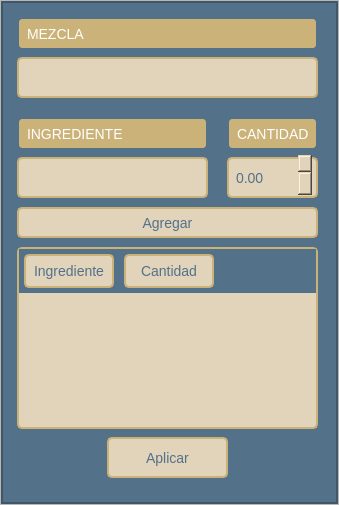
<?xml version="1.0" encoding="UTF-8"?>
<ui version="4.0">
 <class>exit_mezcla_window</class>
 <widget class="QWidget" name="exit_mezcla_window">
  <property name="geometry">
   <rect>
    <x>0</x>
    <y>0</y>
    <width>339</width>
    <height>505</height>
   </rect>
  </property>
  <property name="windowTitle">
   <string>Salida mezcla</string>
  </property>
  <layout class="QVBoxLayout" name="verticalLayout">
   <property name="spacing">
    <number>0</number>
   </property>
   <property name="leftMargin">
    <number>0</number>
   </property>
   <property name="topMargin">
    <number>0</number>
   </property>
   <property name="rightMargin">
    <number>0</number>
   </property>
   <property name="bottomMargin">
    <number>0</number>
   </property>
   <item>
    <widget class="QFrame" name="central_frame">
     <property name="frameShape">
      <enum>QFrame::StyledPanel</enum>
     </property>
     <property name="frameShadow">
      <enum>QFrame::Raised</enum>
     </property>
     <layout class="QVBoxLayout" name="verticalLayout_2">
      <property name="spacing">
       <number>0</number>
      </property>
      <property name="leftMargin">
       <number>0</number>
      </property>
      <property name="topMargin">
       <number>0</number>
      </property>
      <property name="rightMargin">
       <number>0</number>
      </property>
      <property name="bottomMargin">
       <number>0</number>
      </property>
      <item>
       <widget class="QFrame" name="backgroundcolor_frame">
        <property name="styleSheet">
         <string notr="true">background-color: #537188;</string>
        </property>
        <property name="frameShape">
         <enum>QFrame::StyledPanel</enum>
        </property>
        <property name="frameShadow">
         <enum>QFrame::Raised</enum>
        </property>
        <layout class="QVBoxLayout" name="verticalLayout_3">
         <property name="spacing">
          <number>0</number>
         </property>
         <property name="leftMargin">
          <number>0</number>
         </property>
         <property name="topMargin">
          <number>0</number>
         </property>
         <property name="rightMargin">
          <number>0</number>
         </property>
         <property name="bottomMargin">
          <number>0</number>
         </property>
         <item>
          <widget class="QFrame" name="content_frame">
           <property name="frameShape">
            <enum>QFrame::StyledPanel</enum>
           </property>
           <property name="frameShadow">
            <enum>QFrame::Raised</enum>
           </property>
           <widget class="QComboBox" name="productos_para_mezcla">
            <property name="geometry">
             <rect>
              <x>10</x>
              <y>150</y>
              <width>201</width>
              <height>51</height>
             </rect>
            </property>
            <property name="styleSheet">
             <string notr="true">QComboBox {
    background-color: #E1D4BB;
    color: #537188;
    border: 2px solid #CBB279;
    border-radius: 5px;
    padding: 5px;
    margin: 5px;
    font-size: 14px;
}

QComboBox::drop-down {
    border: none;
}

QComboBox::down-arrow {
    image: url(C:/Users/velar/OneDrive/Escritorio/Planta2/assets/icons8-expand-arrow-24.png);
}

QComboBox QAbstractItemView {
    border: 2px solid #537188;
    selection-background-color: #CBB279;
}</string>
            </property>
           </widget>
           <widget class="QLabel" name="label">
            <property name="geometry">
             <rect>
              <x>10</x>
              <y>110</y>
              <width>201</width>
              <height>43</height>
             </rect>
            </property>
            <property name="layoutDirection">
             <enum>Qt::LeftToRight</enum>
            </property>
            <property name="styleSheet">
             <string notr="true">QLabel {
    color: #ffffff;
    border: 2px solid #537188;
    border-radius: 5px;
    padding: 5px;
    margin: 5px;
    font-size: 14px;
    text-align: center;
    background-color: #CBB279;
}</string>
            </property>
            <property name="text">
             <string>INGREDIENTE</string>
            </property>
           </widget>
           <widget class="QDoubleSpinBox" name="cantidad_exit_paramezcla">
            <property name="geometry">
             <rect>
              <x>220</x>
              <y>150</y>
              <width>101</width>
              <height>51</height>
             </rect>
            </property>
            <property name="styleSheet">
             <string notr="true">QDoubleSpinBox {
    background-color: #E1D4BB;
    color: #537188;
    border: 2px solid #CBB279;
    border-radius: 5px;
    padding: 5px;
    margin: 5px;
    font-size: 14px;
}

QDoubleSpinBox::up-button {
    width: 20px;
    border: none;
    background: #537188 url(C:/Users/velar/OneDrive/Escritorio/Planta2/assets/icons8-collapse-arrow-24.png) no-repeat center;
}

QDoubleSpinBox::down-button {
    width: 20px;
    border: none;
    background: #537188 url(C:/Users/velar/OneDrive/Escritorio/Planta2/assets/icons8-expand-arrow-24.png) no-repeat center;
}

QDoubleSpinBox::up-button:pressed {
    background: #CBB279 url(C:/Users/velar/OneDrive/Escritorio/Planta2/assets/icons8-collapse-arrow-24.png) no-repeat center;
}

QDoubleSpinBox::down-button:pressed {
    background: #CBB279 url(C:/Users/velar/OneDrive/Escritorio/Planta2/assets/icons8-expand-arrow-24.png) no-repeat center;
}</string>
            </property>
           </widget>
           <widget class="QLabel" name="label_2">
            <property name="geometry">
             <rect>
              <x>220</x>
              <y>110</y>
              <width>101</width>
              <height>43</height>
             </rect>
            </property>
            <property name="layoutDirection">
             <enum>Qt::LeftToRight</enum>
            </property>
            <property name="styleSheet">
             <string notr="true">QLabel {
    color: #ffffff;
    border: 2px solid #537188;
    border-radius: 5px;
    padding: 5px;
    margin: 5px;
    font-size: 14px;
    text-align: center;
    background-color: #CBB279;
}</string>
            </property>
            <property name="text">
             <string>CANTIDAD</string>
            </property>
           </widget>
           <widget class="QPushButton" name="submit_exit_mezcla">
            <property name="geometry">
             <rect>
              <x>100</x>
              <y>430</y>
              <width>131</width>
              <height>51</height>
             </rect>
            </property>
            <property name="styleSheet">
             <string notr="true">QPushButton {
    background-color: #E1D4BB;
    color: #537188;
    border: 2px solid #CBB279;
    border-radius: 5px;
    padding: 5px;
    margin: 5px;
    font-size: 14px;
}

QPushButton:hover {
    background-color: #CBB279;
    border: 2px solid #537188;
}

QPushButton:pressed {
    background-color: #CBB279;
    border: 2px solid #537188;
    padding-left: 7px;
}</string>
            </property>
            <property name="text">
             <string>Aplicar</string>
            </property>
           </widget>
           <widget class="QTableWidget" name="ingredientes_mezcla">
            <property name="geometry">
             <rect>
              <x>10</x>
              <y>240</y>
              <width>311</width>
              <height>192</height>
             </rect>
            </property>
            <property name="styleSheet">
             <string notr="true">QTableWidget {
    background-color: #E1D4BB;
    color: #537188;
    border: 2px solid #CBB279;
    border-radius: 5px;
    margin: 5px;
    font-size: 14px;
    gridline-color: #537188;
}

QTableWidget::item {
    border: 1px solid #537188;
}

QTableWidget::item:selected {
    background-color: #CBB279;
    color: #E1D4BB;
}

QHeaderView::section {
    background-color: #E1D4BB;
    color: #537188;
    padding: 5px;
    border: 2px solid #CBB279;
    border-radius: 5px;
    margin: 5px;
    font-size: 14px;
}</string>
            </property>
            <column>
             <property name="text">
              <string>Ingrediente</string>
             </property>
            </column>
            <column>
             <property name="text">
              <string>Cantidad</string>
             </property>
            </column>
           </widget>
           <widget class="QComboBox" name="mezcla_combobox">
            <property name="geometry">
             <rect>
              <x>10</x>
              <y>50</y>
              <width>311</width>
              <height>51</height>
             </rect>
            </property>
            <property name="styleSheet">
             <string notr="true">QComboBox {
    background-color: #E1D4BB;
    color: #537188;
    border: 2px solid #CBB279;
    border-radius: 5px;
    padding: 5px;
    margin: 5px;
    font-size: 14px;
}

QComboBox::drop-down {
    border: none;
}

QComboBox::down-arrow {
    image: url(C:/Users/velar/OneDrive/Escritorio/Planta2/assets/icons8-expand-arrow-24.png);
}

QComboBox QAbstractItemView {
    border: 2px solid #537188;
    selection-background-color: #CBB279;
}</string>
            </property>
           </widget>
           <widget class="QLabel" name="label_3">
            <property name="geometry">
             <rect>
              <x>10</x>
              <y>10</y>
              <width>311</width>
              <height>43</height>
             </rect>
            </property>
            <property name="layoutDirection">
             <enum>Qt::LeftToRight</enum>
            </property>
            <property name="styleSheet">
             <string notr="true">QLabel {
    color: #ffffff;
    border: 2px solid #537188;
    border-radius: 5px;
    padding: 5px;
    margin: 5px;
    font-size: 14px;
    text-align: center;
    background-color: #CBB279;
}</string>
            </property>
            <property name="text">
             <string>MEZCLA</string>
            </property>
           </widget>
           <widget class="QPushButton" name="agregar_ingrediente">
            <property name="geometry">
             <rect>
              <x>10</x>
              <y>200</y>
              <width>311</width>
              <height>41</height>
             </rect>
            </property>
            <property name="styleSheet">
             <string notr="true">QPushButton {
    background-color: #E1D4BB;
    color: #537188;
    border: 2px solid #CBB279;
    border-radius: 5px;
    padding: 5px;
    margin: 5px;
    font-size: 14px;
}

QPushButton:hover {
    background-color: #CBB279;
    border: 2px solid #537188;
}

QPushButton:pressed {
    background-color: #CBB279;
    border: 2px solid #537188;
    padding-left: 7px;
}</string>
            </property>
            <property name="text">
             <string>Agregar</string>
            </property>
           </widget>
          </widget>
         </item>
        </layout>
       </widget>
      </item>
     </layout>
    </widget>
   </item>
  </layout>
 </widget>
 <resources/>
 <connections/>
</ui>
